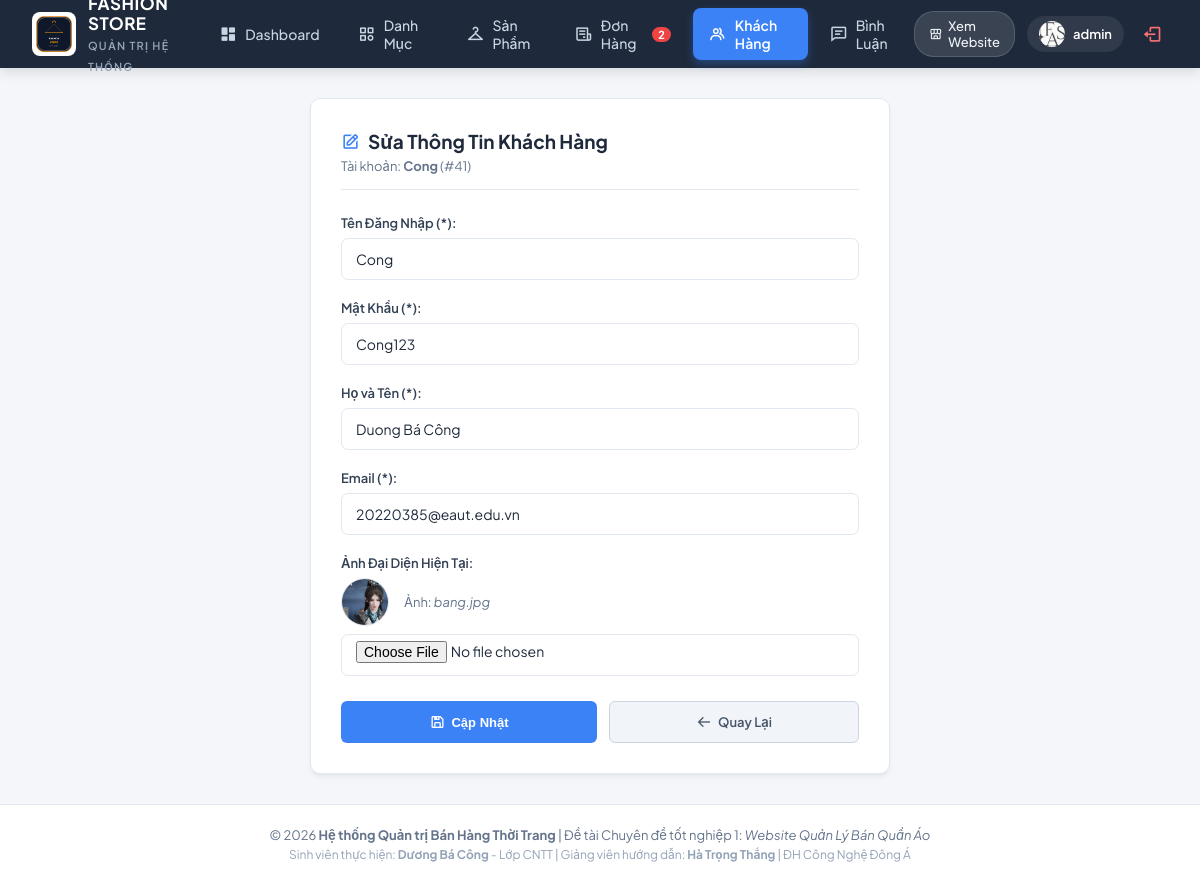
Screenshot of /controller/indexAdmin.php?act=suauser&id=41 (signed in) with the database file from the repository.
### tables this page shows
CREATE TABLE `user` (
  `id` int(11) NOT NULL AUTO_INCREMENT,
  `username` varchar(255) NOT NULL,
  `password` varchar(255) NOT NULL,
  `name` varchar(225) NOT NULL,
  `email` varchar(255) NOT NULL,
  `avata` varchar(225) NOT NULL,
  PRIMARY KEY (`id`)
);

### model/config.php (called while the page is built, shortened)
<?php
  function pdo_con(){
    static $cached_conn = null;
    if ($cached_conn !== null) {
      return $cached_conn;
    }
    $http_host = $_SERVER['HTTP_HOST'] ?? '';
    $is_infinityfree = (strpos($http_host, 'infinityfree') !== false || strpos($http_host, 'epizy.com') !== false);
    if ($is_infinityfree) {
      $servername = "sql302.infinityfree.com";
      $username = "if0_43184606";
      $password = "8gZKYLk9Rk6UBlL";
      $dbname = "if0_43184606_duan1";
      $port = 3306;
      $db_candidates = [$dbname];
    } else {
      $servername = "127.0.0.1";
      $username = "root";
      $password = "";
      $port = 3306;
      $db_candidates = ['duanmau', 'duan1'];
    }
    foreach ($db_candidates as $try_db) {
      try {
        $conn = new PDO("mysql:host=$servername;port=$port;dbname=$try_db;charset=utf8", $username, $password, [
          PDO::ATTR_ERRMODE => PDO::ERRMODE_EXCEPTION,
          PDO::ATTR_TIMEOUT => 2
        ]);
        $cached_conn = $conn;
        return $cached_conn;
      } catch (PDOException $e) {
      }
    }
    return null;
  }
  function pdo_query_one($sql){
    $sql_args = array_slice(func_get_args(), 1);
    $conn = pdo_con();
    try {
      $stmt = $conn->prepare($sql);
      $stmt->execute($sql_args);
      $row = $stmt->fetch(PDO::FETCH_ASSOC);
      return $row ? $row : null;
    } catch (PDOException $e) {
      throw $e;
    }
  }
?>

### model/user.php (called while the page is built, shortened)
<?php
function show_user_id($id){
    $sql = "SELECT * FROM user WHERE id=?";
    return pdo_query_one($sql, $id);
}
?>

### viewAdmin/suauserAd.php (the view, shortened to what this page needs)
<?php
$id = $_GET['id'] ?? 0;
$rows = show_user_id($id);
?>
<div class="admin-form-container">
    <div style="margin-bottom: 25px; border-bottom: 1px solid #e2e8f0; padding-bottom: 15px;">
        <h2 style="font-size: 19px; font-weight: 700; color: #1e293b; margin: 0; display: flex; align-items: center; gap: 8px;">
            <i class='bx bx-edit' style="color: #3b82f6;"></i> Sửa Thông Tin Khách Hàng
        </h2>
        <p style="font-size: 13px; color: #64748b; margin-top: 4px;">Tài khoản: <b><?= htmlspecialchars($rows['username']) ?></b> (#<?= $rows['id'] ?>)</p>
    </div>
    <form action="" method="POST" enctype="multipart/form-data">
        <div class="form-group">
            <label>Tên Đăng Nhập (*):</label>
            <input type="text" class="form-control-custom" name="user" required value="<?= htmlspecialchars($rows['username']) ?>">
        </div>
        <div class="form-group">
            <label>Mật Khẩu (*):</label>
            <input type="text" class="form-control-custom" name="pass" required value="<?= htmlspecialchars($rows['password']) ?>">
        </div>
        <div class="form-group">
            <label>Họ và Tên (*):</label>
            <input type="text" class="form-control-custom" name="name" required value="<?= htmlspecialchars($rows['name']) ?>">
        </div>
        <div class="form-group">
            <label>Email (*):</label>
            <input type="email" class="form-control-custom" name="email" required value="<?= htmlspecialchars($rows['email']) ?>">
        </div>
        <div class="form-group">
            <label>Ảnh Đại Diện Hiện Tại:</label>
            <div style="display: flex; align-items: center; gap: 15px; margin-bottom: 8px;">
                <img src="../view/images/<?= htmlspecialchars($rows['avata'] ?? 'iconUser.png') ?>" alt="" style="width: 48px; height: 48px; border-radius: 50%; object-fit: cover; border: 1px solid #e2e8f0;">
                <span style="font-size: 13px; color: #64748b;">Ảnh: <i><?= htmlspecialchars($rows['avata'] ?? 'iconUser.png') ?></i></span>
            </div>
            <input type="file" class="form-control-custom" name="hinh" accept="image/*" style="padding-top: 6px;">
        </div>
        <div class="form-actions">
            <button type="submit" name="sua" class="btn-action btn-primary" style="flex: 1; justify-content: center; height: 42px;">
                <i class='bx bx-save'></i> Cập Nhật
            </button>
            <a href="../controller/indexAdmin.php?act=admin" class="btn-action btn-secondary" style="flex: 1; justify-content: center; height: 42px;">
                <i class='bx bx-arrow-back'></i> Quay Lại
            </a>
        </div>
    </form>
</div>

### view/css/admin.css (style rules this page uses)
:root { --admin-bg: #f4f6fa; --admin-card-bg: #ffffff; --admin-header-bg: #1e293b; --admin-text-main: #1e293b; --admin-text-muted: #64748b; --admin-border: #e2e8f0; --admin-primary: #3b82f6; --admin-primary-hover: #2563eb; --admin-success: #10b981; --admin-success-hover: #059669; --admin-danger: #ef4444; --admin-danger-hover: #dc2626; --admin-warning: #f59e0b; --admin-info: #06b6d4; --admin-radius: 10px; --admin-shadow: 0 4px 6px -1px rgba(0, 0, 0, 0.05), 0 2px 4px -2px rgba(0, 0, 0, 0.05); --admin-shadow-lg: 0 10px 15px -3px rgba(0, 0, 0, 0.08), 0 4px 6px -4px rgba(0, 0, 0, 0.04); }
* { box-sizing: border-box; margin: 0; padding: 0; }
body.admin-body { font-family: 'Plus Jakarta Sans', 'Quicksand', -apple-system, BlinkMacSystemFont, 'Segoe UI', Roboto, sans-serif; background-color: var(--admin-bg); color: var(--admin-text-main); min-height: 100vh; display: flex; flex-direction: column; }
.btn-action { display: inline-flex; align-items: center; gap: 6px; padding: 7px 14px; border-radius: 6px; font-size: 13px; font-weight: 600; text-decoration: none; border: none; cursor: pointer; transition: all 0.2s ease; }
.btn-action i { font-size: 16px; }
.btn-secondary { background: #f1f5f9; color: #475569; border: 1px solid #cbd5e1; }
.btn-primary { background: var(--admin-primary); color: #fff; padding: 9px 18px; }
.admin-form-container { max-width: 580px; margin: 0 auto; background: #fff; padding: 30px; border-radius: var(--admin-radius); border: 1px solid var(--admin-border); box-shadow: var(--admin-shadow); }
.form-group { margin-bottom: 20px; }
.form-group label { display: block; font-size: 13px; font-weight: 600; color: #334155; margin-bottom: 7px; }
.form-control-custom { width: 100%; height: 42px; padding: 8px 14px; font-size: 14px; font-family: inherit; border: 1px solid var(--admin-border); border-radius: 7px; color: var(--admin-text-main); background: #fff; transition: all 0.2s ease; outline: none; }
.form-actions { display: flex; gap: 12px; margin-top: 25px; }
.form-actions .btn-action { flex: 1; justify-content: center; height: 42px; }

### rows the page displays
user: username "Cong", id "41", user "Cong", pass "Cong123", name "Duong Bá Công", email "20220385@eaut.edu.vn", avata (picture), avata "bang.jpg"

### other values shown
$badge_pending "2"
$admin_name "admin"
